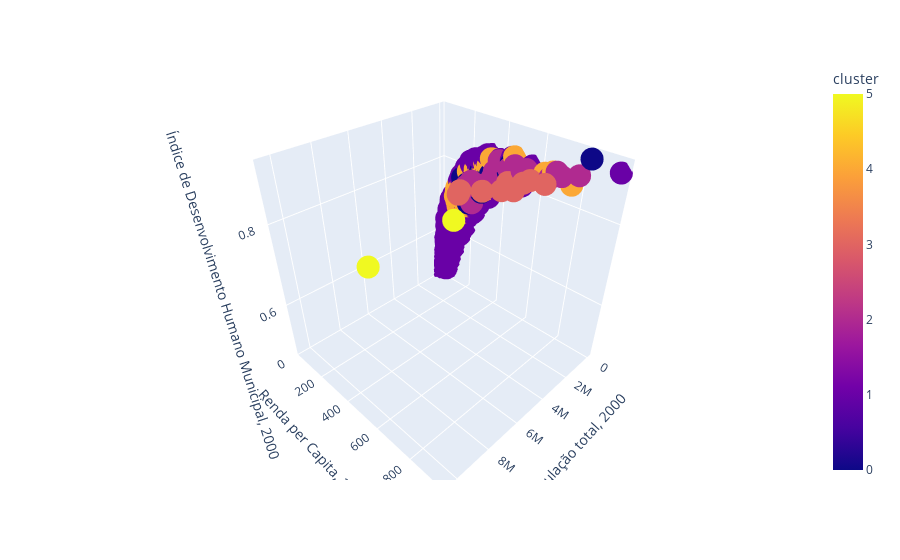

Notebook source saved alongside this figure:
### Markdown cell above
## 9.1 Visualization Inspection

### Code cell
fig = px.scatter_3d( df9, x = 'População total, 2000', 
                    y = 'Renda per Capita, 2000', 
                    z = 'Índice de Desenvolvimento Humano Municipal, 2000',
                    color = 'cluster')
fig.show()

### Figure 1 — Plotly figure (JSON) as saved in the notebook; plotly's stock layout.template omitted (floating-point values rounded to 4 significant figures; data arrays with more than 128 entries replaced by an {"elided": "..."} marker saying what was removed)
{"data": [{"hovertemplate": "População total, 2000=%{x}<br>Renda per Capita, 2000=%{y}<br>Índice de Desenvolvimento Humano Municipal, 2000=%{z}<br>cluster=%{marker.color}<extra></extra>", "legendgroup": "", "marker": {"color": {"elided": "5507 int values"}, "coloraxis": "coloraxis", "symbol": "circle"}, "mode": "markers", "name": "", "scene": "scene", "showlegend": false, "type": "scatter3d", "x": {"elided": "5507 int values"}, "y": {"elided": "5507 float values"}, "z": {"elided": "5507 float values"}}], "layout": {"coloraxis": {"colorbar": {"title": {"text": "cluster"}}, "colorscale": [[0, "#0d0887"], [0.1111, "#46039f"], [0.2222, "#7201a8"], [0.3333, "#9c179e"], [0.4444, "#bd3786"], [0.5556, "#d8576b"], [0.6667, "#ed7953"], [0.7778, "#fb9f3a"], [0.8889, "#fdca26"], [1, "#f0f921"]]}, "legend": {"tracegroupgap": 0}, "margin": {"t": 60}, "scene": {"domain": {"x": [0, 1], "y": [0, 1]}, "xaxis": {"title": {"text": "População total, 2000"}}, "yaxis": {"title": {"text": "Renda per Capita, 2000"}}, "zaxis": {"title": {"text": "Índice de Desenvolvimento Humano Municipal, 2000"}}}}}
